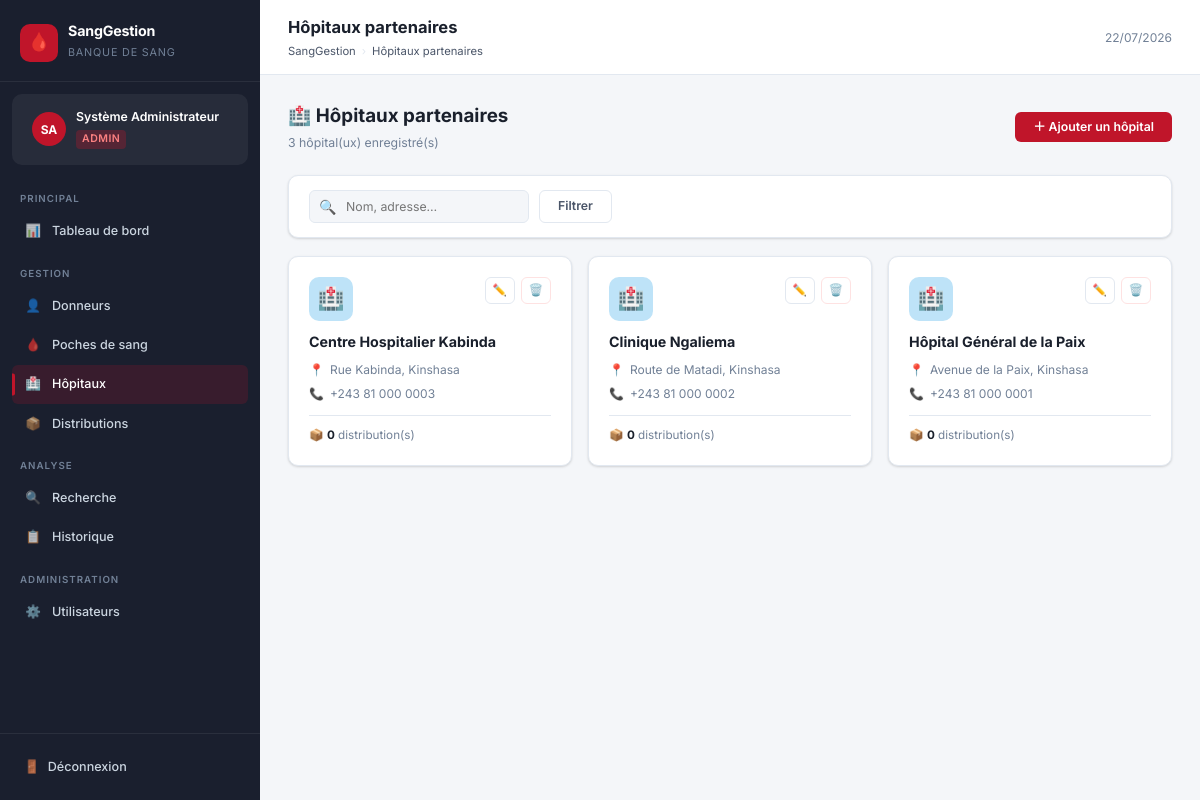
Page /hopital.php (signed in) on the committed database.
### tables this page shows
CREATE TABLE IF NOT EXISTS utilisateurs (
    id         INT AUTO_INCREMENT PRIMARY KEY,
    nom        VARCHAR(80)  NOT NULL,
    prenom     VARCHAR(80)  NOT NULL,
    email      VARCHAR(150) NOT NULL UNIQUE,
    mot_de_passe VARCHAR(255) NOT NULL,
    role       ENUM('admin','agent','medecin') NOT NULL DEFAULT 'agent',
    actif      TINYINT(1) NOT NULL DEFAULT 1,
    cree_le    DATETIME NOT NULL DEFAULT CURRENT_TIMESTAMP,
    modifie_le DATETIME NOT NULL DEFAULT CURRENT_TIMESTAMP ON UPDATE CURRENT_TIMESTAMP
);

CREATE TABLE IF NOT EXISTS hopitaux (
    id        INT AUTO_INCREMENT PRIMARY KEY,
    nom       VARCHAR(150) NOT NULL,
    adresse   TEXT,
    telephone VARCHAR(20),
    email     VARCHAR(150),
    actif     TINYINT(1) NOT NULL DEFAULT 1,
    cree_le   DATETIME NOT NULL DEFAULT CURRENT_TIMESTAMP
);

### auth_check.php (called while the page is built, shortened)
<?php
function getUtilisateurActuel(): array {
    $db   = getDB();
    $stmt = $db->prepare('SELECT id, nom, prenom, email, role FROM utilisateurs WHERE id = ? AND actif = 1');
    $stmt->execute([$_SESSION['user_id']]);
    $u = $stmt->fetch();
    return $u;
}
$userActuel = getUtilisateurActuel();

### hopital.php (the view, shortened to what this page needs)
<?php
$root       = '../';
$pageTitre  = 'Hôpitaux partenaires';
$pageModule = 'hopitaux';
require_once __DIR__ . '/../includes/auth_check.php';
$db = getDB();
$search = trim($_GET['q'] ?? '');
$page   = max(1,(int)($_GET['page'] ?? 1));
$limit  = 12; $offset = ($page-1)*$limit;
$where  = ['actif=1']; $params = [];
$ws    = 'WHERE '.implode(' AND ', $where);
$total = $db->prepare("SELECT COUNT(*) FROM hopitaux $ws"); $total->execute($params); $total = $total->fetchColumn();
$stmt = $db->prepare("SELECT h.*, (SELECT COUNT(*) FROM ventes WHERE hopital_id=h.id) as nb_ventes FROM hopitaux h $ws ORDER BY h.nom ASC LIMIT $limit OFFSET $offset");
$stmt->execute($params);
$hopitaux = $stmt->fetchAll();
require_once __DIR__ . '/../includes/header.php';
?>
<div class="section-header">
    <div>
        <div class="section-titre">🏥 Hôpitaux partenaires</div>
        <div class="section-sous-titre"><?= $total ?> hôpital(ux) enregistré(s)</div>
    </div>
    <button class="btn btn-primaire" data-ouvrir-modal="modalHopital" onclick="reinitHop()">＋ Ajouter un hôpital</button>
</div>
<div class="carte-tableau" style="margin-bottom:18px;">
    <div style="padding:14px 20px;">
        <form method="GET" style="display:flex;gap:10px;flex-wrap:wrap;">
            <div class="champ-recherche">
                <span class="ic-recherche">🔍</span>
                <input type="text" name="q" value="<?= htmlspecialchars($search) ?>" placeholder="Nom, adresse…">
            </div>
            <button type="submit" class="btn btn-secondaire">Filtrer</button>
        </form>
    </div>
</div>
<?php if (empty($hopitaux)): ?>
<div class="carte-tableau">
    <div class="etat-vide">
        <div class="etat-vide-icone">🏥</div>
        <div class="etat-vide-titre">Aucun hôpital trouvé</div>
    </div>
</div>
<?php else: ?>
<div style="display:grid;grid-template-columns:repeat(auto-fill,minmax(280px,1fr));gap:16px;margin-bottom:24px;">
    <?php foreach ($hopitaux as $h): ?>
    <div class="carte-tableau" style="padding:20px;">
        <div style="display:flex;align-items:flex-start;justify-content:space-between;margin-bottom:12px;">
            <div style="width:44px;height:44px;background:var(--bleu-clair);border-radius:10px;
                        display:flex;align-items:center;justify-content:center;font-size:22px;flex-shrink:0;">🏥</div>
            <div class="actions-tableau">
                <button class="btn btn-secondaire btn-sm btn-icone-seul" data-tooltip="Modifier"
                        onclick="ouvrirModifHop(<?= htmlspecialchars(json_encode($h)) ?>)">✏️</button>
                <?php if ($userActuel['role']==='admin'): ?>
                <button class="btn btn-danger btn-sm btn-icone-seul" data-tooltip="Supprimer"
                        onclick="confirmerSuppression('hopital.php?supprimer=<?= $h['id'] ?>','Supprimer <?= htmlspecialchars(addslashes($h['nom'])) ?> ?')">🗑️</button>
                <?php endif; ?>
            </div>
        </div>
        <h3 style="font-size:.95rem;font-weight:700;color:var(--texte);margin-bottom:8px;line-height:1.3;">
            <?= htmlspecialchars($h['nom']) ?>
        </h3>
        <?php if ($h['adresse']): ?>
        <div style="display:flex;gap:6px;align-items:flex-start;font-size:.8rem;color:var(--texte-fin);margin-bottom:5px;">
            <span>📍</span><span><?= htmlspecialchars($h['adresse']) ?></span>
        </div>
        <?php endif; ?>
        <?php if ($h['telephone']): ?>
        <div style="display:flex;gap:6px;align-items:center;font-size:.8rem;color:var(--texte-fin);margin-bottom:5px;">
            <span>📞</span><span><?= htmlspecialchars($h['telephone']) ?></span>
        </div>
        <?php endif; ?>
        <div style="margin-top:12px;padding-top:10px;border-top:1px solid var(--bordure);
                    font-size:.78rem;color:var(--texte-fin);">
            📦 <strong style="color:var(--texte)"><?= $h['nb_ventes'] ?></strong> distribution(s)
        </div>
    </div>
    <?php endforeach; ?>
</div>
<?php endif; ?>
<?php require_once __DIR__ . '/../includes/footer.php'; ?>

### header.php (shortened to what this page needs)
<?php
$pageTitre  = $pageTitre  ?? 'Tableau de bord';
$pageModule = $pageModule ?? 'dashboard';
$root = $root ?? '../';
?>
<!DOCTYPE html>
<html lang="fr">
<head>
    <link rel="stylesheet" href="<?= $root ?>css/style.css">
</head>
<body>
<div class="layout">
<aside class="sidebar" id="sidebar">
    <div class="sidebar-logo">
        <div class="sidebar-logo-icon">🩸</div>
        <div class="sidebar-logo-texte">
            <strong><?= APP_NAME ?></strong>
            <span>Banque de Sang</span>
        </div>
    </div>
    <div class="sidebar-profil">
        <div class="sidebar-avatar">
            <?= strtoupper(mb_substr($userActuel['prenom'], 0, 1) . mb_substr($userActuel['nom'], 0, 1)) ?>
        </div>
        <div class="sidebar-profil-info">
            <strong><?= htmlspecialchars($userActuel['prenom'] . ' ' . $userActuel['nom']) ?></strong>
            <span class="badge-role <?= $userActuel['role'] ?>">
                <?= ucfirst($userActuel['role']) ?>
            </span>
        </div>
    </div>
    <nav class="sidebar-nav">
        <div class="sidebar-section-label">Principal</div>
        <a href="<?= $root ?>pages/dashboard.php"
           class="nav-item <?= $pageModule === 'dashboard' ? 'actif' : '' ?>">
            <span class="nav-icon">📊</span> Tableau de bord
        </a>
        <div class="sidebar-section-label">Gestion</div>
        <a href="<?= $root ?>pages/donneur.php"
           class="nav-item <?= $pageModule === 'donneurs' ? 'actif' : '' ?>">
            <span class="nav-icon">👤</span> Donneurs
        </a>
        <a href="<?= $root ?>pages/poche.php"
           class="nav-item <?= $pageModule === 'poches' ? 'actif' : '' ?>">
            <span class="nav-icon">🩸</span> Poches de sang
        </a>
        <a href="<?= $root ?>pages/hopital.php"
           class="nav-item <?= $pageModule === 'hopitaux' ? 'actif' : '' ?>">
            <span class="nav-icon">🏥</span> Hôpitaux
        </a>
        <a href="<?= $root ?>pages/vente.php"
           class="nav-item <?= $pageModule === 'ventes' ? 'actif' : '' ?>">
            <span class="nav-icon">📦</span> Distributions
        </a>
        <div class="sidebar-section-label">Analyse</div>
        <a href="<?= $root ?>pages/recherche.php"
           class="nav-item <?= $pageModule === 'recherche' ? 'actif' : '' ?>">
            <span class="nav-icon">🔍</span> Recherche
        </a>
        <a href="<?= $root ?>pages/historique.php"
           class="nav-item <?= $pageModule === 'historique' ? 'actif' : '' ?>">
            <span class="nav-icon">📋</span> Historique
        </a>
        <?php if ($userActuel['role'] === 'admin'): ?>
        <div class="sidebar-section-label">Administration</div>
        <a href="<?= $root ?>pages/utilisateurs.php"
           class="nav-item <?= $pageModule === 'utilisateurs' ? 'actif' : '' ?>">
            <span class="nav-icon">⚙️</span> Utilisateurs
        </a>
        <?php endif; ?>
    </nav>
    <div class="sidebar-footer">
        <a href="<?= $root ?>auth/logout.php" class="btn-deconnexion">
            <span>🚪</span> Déconnexion
        </a>
    </div>
</aside>
<div class="contenu">
    <header class="topbar">
        <div class="topbar-gauche">
            <div class="topbar-titre"><?= htmlspecialchars($pageTitre) ?></div>
            <div class="breadcrumb">
                <span><?= APP_NAME ?></span>
                <span class="sep">›</span>
                <span><?= htmlspecialchars($pageTitre) ?></span>
            </div>
        </div>
        <div class="topbar-droite">
            <span style="font-size:.8rem;color:var(--texte-fin)">
                <?= date('d/m/Y') ?>
            </span>
        </div>
    </header>
    <main class="page">

### footer.php (shortened to what this page needs)
    </main>
</div>
</div>
</body>
</html>

### rows in the picture
utilisateurs: prenom+nom "SA", prenom+nom "Système Administrateur", role "ADMIN"
hopitaux: nom "Centre Hospitalier Kabinda", adresse "Rue Kabinda, Kinshasa", telephone "+243 81 000 0003", nb_ventes "0"
hopitaux: nom "Clinique Ngaliema", adresse "Route de Matadi, Kinshasa", telephone "+243 81 000 0002", nb_ventes "0"
hopitaux: nom "Hôpital Général de la Paix", adresse "Avenue de la Paix, Kinshasa", telephone "+243 81 000 0001", nb_ventes "0"

### other values in the picture
APP_NAME "SangGestion"
$pageTitre "Hôpitaux partenaires"
$total "3"
